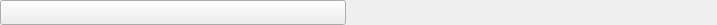
<?xml version="1.0" encoding="UTF-8"?>
<ui version="4.0">
 <class>HeaderFrameData</class>
 <widget class="QWidget" name="HeaderFrameData">
  <property name="geometry">
   <rect>
    <x>0</x>
    <y>0</y>
    <width>717</width>
    <height>25</height>
   </rect>
  </property>
  <property name="minimumSize">
   <size>
    <width>0</width>
    <height>25</height>
   </size>
  </property>
  <property name="maximumSize">
   <size>
    <width>16777215</width>
    <height>25</height>
   </size>
  </property>
  <property name="styleSheet">
   <string notr="true">#mainFrame, QToolButton, QPushButton, .QWidget {
border-image:none;
background-color: qlineargradient(spread:pad, x1:0, y1:0, x2:, y2:1,
stop:0 rgb(75,75,75),
stop:1 rgb(60,60,60));
border: 0px;
color: white;
}
QLabel {
border-image:none;
border: 0px;
color: white;
}
QComboBox:hover, QToolButton:hover, QPushButton:hover {
border-image:none;
background-color: qlineargradient(spread:pad, x1:0, y1:0, x2:, y2:1,
stop:0 rgb(155,155,155),
stop:1 rgb(130,130,130));
border: 0px;
color: white;
}
QToolButton:pressed, QPushButton:pressed {
background-color: #D0D0D0;
}

#expandButton {
image: url(:/tulip/gui/ui/arrowup.png);
}
#expandButton::checked {
image: url(:/tulip/gui/ui/arrowdown.png);
}

QComboBox::down-arrow {
image: url(:/tulip/gui/ui/down_arrow-white.png);
}
QComboBox:drop-down {
subcontrol-origin: padding;
subcontrol-position: top right;
border-left-style: none; 
border-top-right-radius: 1px;
border-bottom-right-radius: 1px;
}
</string>
  </property>
  <property name="title" stdset="0">
   <string/>
  </property>
  <property name="header" stdset="0">
   <bool>true</bool>
  </property>
  <layout class="QHBoxLayout" name="horizontalLayout">
   <property name="spacing">
    <number>0</number>
   </property>
   <property name="leftMargin">
    <number>0</number>
   </property>
   <property name="topMargin">
    <number>0</number>
   </property>
   <property name="rightMargin">
    <number>0</number>
   </property>
   <property name="bottomMargin">
    <number>0</number>
   </property>
   <item>
    <widget class="QFrame" name="mainFrame">
     <layout class="QHBoxLayout" name="horizontalLayout_2">
      <property name="spacing">
       <number>0</number>
      </property>
      <property name="leftMargin">
       <number>0</number>
      </property>
      <property name="topMargin">
       <number>0</number>
      </property>
      <property name="rightMargin">
       <number>0</number>
      </property>
      <property name="bottomMargin">
       <number>0</number>
      </property>
      <item>
       <widget class="QComboBox" name="menusCombo">
        <property name="minimumSize">
         <size>
          <width>0</width>
          <height>25</height>
         </size>
        </property>
       </widget>
      </item>
      <item>
       <widget class="QLabel" name="titleLabel">
        <property name="minimumSize">
         <size>
          <width>0</width>
          <height>25</height>
         </size>
        </property>
        <property name="maximumSize">
         <size>
          <width>16777215</width>
          <height>25</height>
         </size>
        </property>
        <property name="alignment">
         <set>Qt::AlignCenter</set>
        </property>
       </widget>
      </item>
      <item>
       <widget class="QToolButton" name="expandButton">
        <property name="minimumSize">
         <size>
          <width>25</width>
          <height>25</height>
         </size>
        </property>
        <property name="maximumSize">
         <size>
          <width>25</width>
          <height>25</height>
         </size>
        </property>
        <property name="toolTip">
         <string>Hide contents</string>
        </property>
        <property name="iconSize">
         <size>
          <width>22</width>
          <height>22</height>
         </size>
        </property>
        <property name="checkable">
         <bool>true</bool>
        </property>
        <property name="checked">
         <bool>true</bool>
        </property>
       </widget>
      </item>
     </layout>
    </widget>
   </item>
  </layout>
 </widget>
 <resources/>
 <connections/>
</ui>
